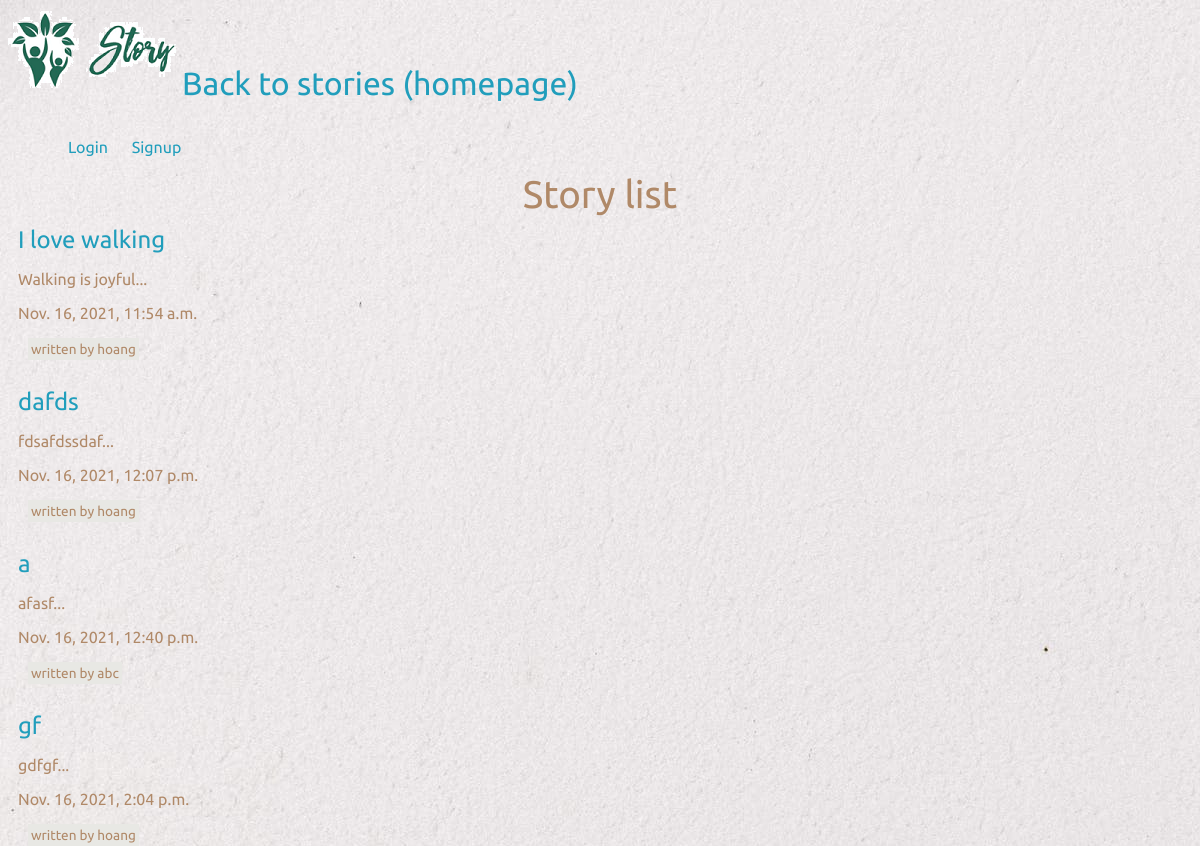
Screenshot of /stories/ with the database file from the repository.
### stories/models.py (models this page shows, shortened)
class Story(models.Model):
    title = models.CharField(max_length=100)
    slug = models.SlugField()
    body = models.TextField()
    date = models.DateTimeField(auto_now_add = True)
    thumb = models.ImageField(default='default.png',blank=True)
    writer = models.ForeignKey(User,on_delete=models.CASCADE,default=None)
    def snippet(self):
        return self.body[:50] + '...'

### stories/views.py (the view)
def story_list(request):
    stories = Story.objects.all().order_by('date');
    return render(request,'stories/story_list.html',{'stories':stories})

### stories/templates/stories/story_list.html
{% extends 'base_template.html' %}
{% block content %}
  <h1>Story list</h1>
  <div class="stories">
  {% for story in stories %}
    <div class="story">
      <h2><a href="{% url 'stories:detail' slug=story.slug %}">{{ story.title }}</a></h2>
      <p>{{ story.snippet }}</p>
      <p>{{ story.date }}</p>
      <p class="writer">written by {{ story.writer.username }}</p>
    </div>
  {% endfor %}
  </div>
{% endblock %}

### templates/base_template.html (shortened to what this page needs)
{% load static %}
<!DOCTYPE html>
<html lang="en" dir="ltr">
  <head>
    <link rel="stylesheet" href="{% static 'style.css' %}">
  </head>
  <body>
    <header = class="wrapper">
      <h1><a href="{% url 'stories:list' %}"><img src="{% static 'logo_story.png' %}" alt="" />Back to stories (homepage)</a></h1>
      <nav>
        <ul>
          {% if user.is_authenticated %}
          <li>
            <form class="logout-link" action="{% url 'accounts:logout' %}" method="post">
              {% csrf_token %}
              <button type="submit">Log Out</button>
            </form>
          </li>
          <li><a href="{% url 'stories:new' %}" class="highlight">Write your own story here (click)</a></li>
          {% else %}
            <li><a href="{% url 'accounts:login' %}">Login</a> </li>
            <li><a href="{% url 'accounts:signup' %}">Signup</a> </li>
          {% endif %}
        </ul>
      </nav>
    </header>
    <div class="wrapper">
      {% block content %}
      {% endblock %}
    </div>
  </body>
</html>

### assets/style.css (style rules this page uses)
body { background-color: #fefae0; background-image: url(/static/background.png); background-repeat-y: no-repeat; color: #b08968; }
* { font-family: 'Ubuntu', sans-serif; }
h1,h2,h3,h4,h5,h6 { font-weight: normal; margin: 0; }
a, a:hover, a:visited { color: #219ebc; text-decoration: none; }
.wrapper { max-width: 950px margin: 0 auto; }
div.wrapper h1 { text-align:center; margin: 100 px; font-size: 2.4em; }
header { display: grid; padding 25px 0; }
nav li { display: inline-block; margin-left: 20px; margin-top: 20px; }
.stories { display: grid; grid-gap: 30px; }
.story { padding:10px; }
.story h2 { font-size: 1.5em; }
.story .writer { padding:3px; background:#e8e8e4; position: absolute; margin-top:0; margin-left:10px; font-size:0.85em; }

### rows the page displays
Story: title "I love walking", snippet "Walking is joyful...", date "Nov. 16, 2021, 11:54 a.m.", writer.username "hoang"
Story: title "dafds", snippet "fdsafdssdaf...", date "Nov. 16, 2021, 12:07 p.m.", writer.username "hoang"
Story: title "a", snippet "afasf...", date "Nov. 16, 2021, 12:40 p.m.", writer.username "abc"
Story: title "gf", snippet "gdfgf...", date "Nov. 16, 2021, 2:04 p.m.", writer.username "hoang"
